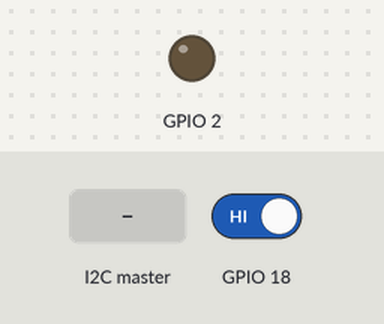
This sketch was run on a simulated ESP32. Parts: output pins drawn as LEDs (lit = HIGH). The test bench sets the inputs (shaded band); at power-on: GPIO 18 HIGH. What the sketch prints to the serial monitor is not drawn.

Above: at 1.2 s.
1.3 s: GPIO 18 driven LOW
At 2.5 s:
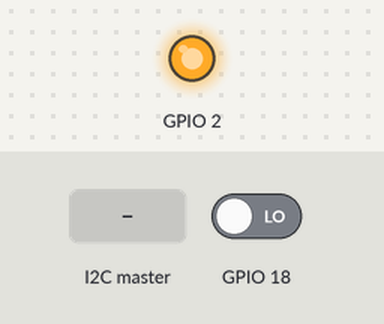
2.8 s: the I2C master sends the byte 1
Timing chart, 0 to 5.8 s (numbered marks = the images above; inputs shaded):
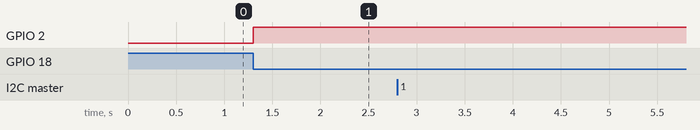

Measured:
- after the input at 1.3 s, GPIO 2: LOW → HIGH at once
- after the input at 2.8 s, every drawn part: stays the same

The sketch:

interruptionsAndI2C.ino
```cpp
#include "Wire.h"

#define I2C_DEV_ADDR 0x55


#define START_COMMAND                   0x55 /* binary ->  0101 0101*/
#define END_COMMAND                     0xAA /* binary ->  1010 1010*/


long int timeNow=0;
long int timeLast=0;
int readUint16data(){
  int bMSB=Wire.read();
  int bLSB=Wire.read();
  int bComposed = (bMSB<<8) + bLSB ; // Reading is in cmm -32,678
  return bComposed;

}
void onReceive(int len){

  /*Receive x,y,z values*/
  Serial.printf("Received con call %d: ", len);
  Serial.print("  Starting delay, hope to see the LED not blinking......");
  delay(10000);
  Serial.print("  FINISH");
  Serial.println();
}
class miClass{
  private:
    int variable = 0;
  public:
    void increaseVariable(){
      variable++;
    }
    int getVariable(){
      return variable;
    }
};
miClass obj1;
void IRAM_ATTR isr(){
  static int val =0;
  digitalWrite(2,val=!val);
}
void setup() {
  Serial.begin(115200);
  Serial.setDebugOutput(true);
  Wire.onReceive(onReceive);
 // Wire.onRequest(onRequest);
  Wire.begin((uint8_t)I2C_DEV_ADDR);
  Serial.begin(115200);
  pinMode(18,INPUT  );
  pinMode(2,OUTPUT);
  attachInterrupt(18, isr, FALLING);


}
/*Main Loop*/
void loop() {

}
```
